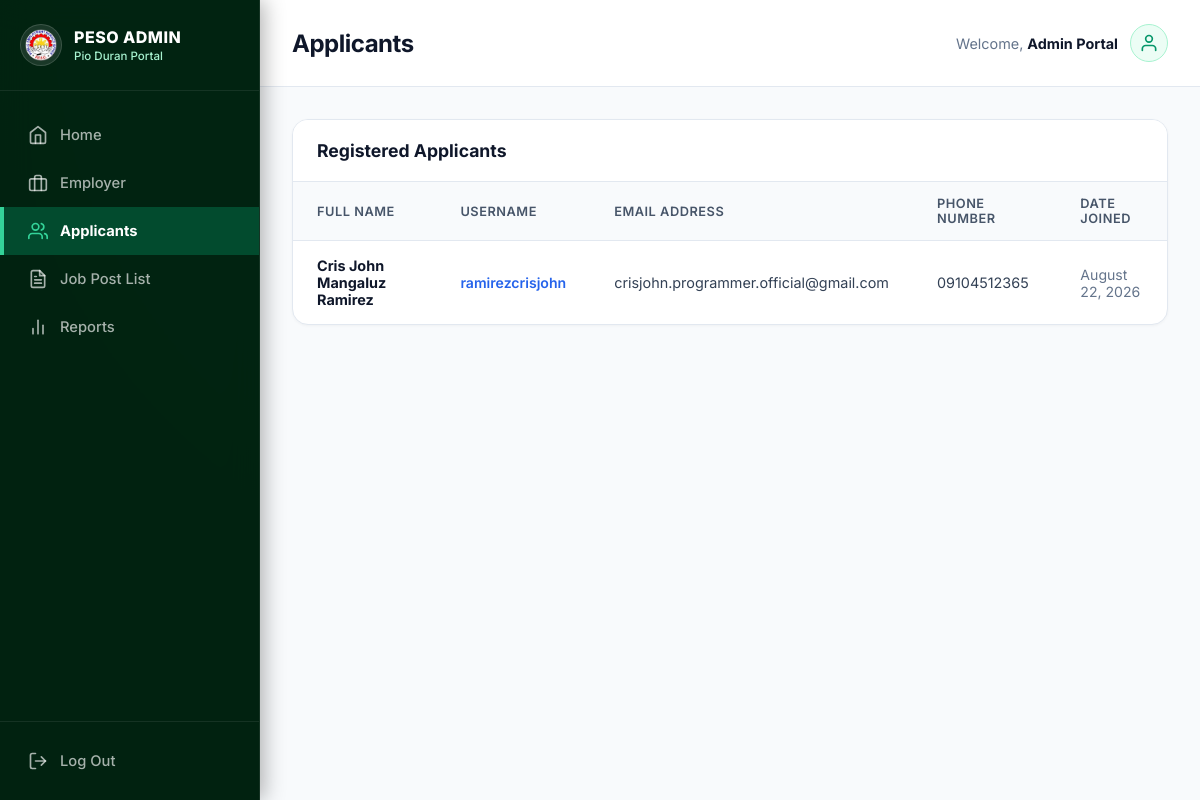
/peso/applicants/ (signed in), run on an earlier commit of the app's database.
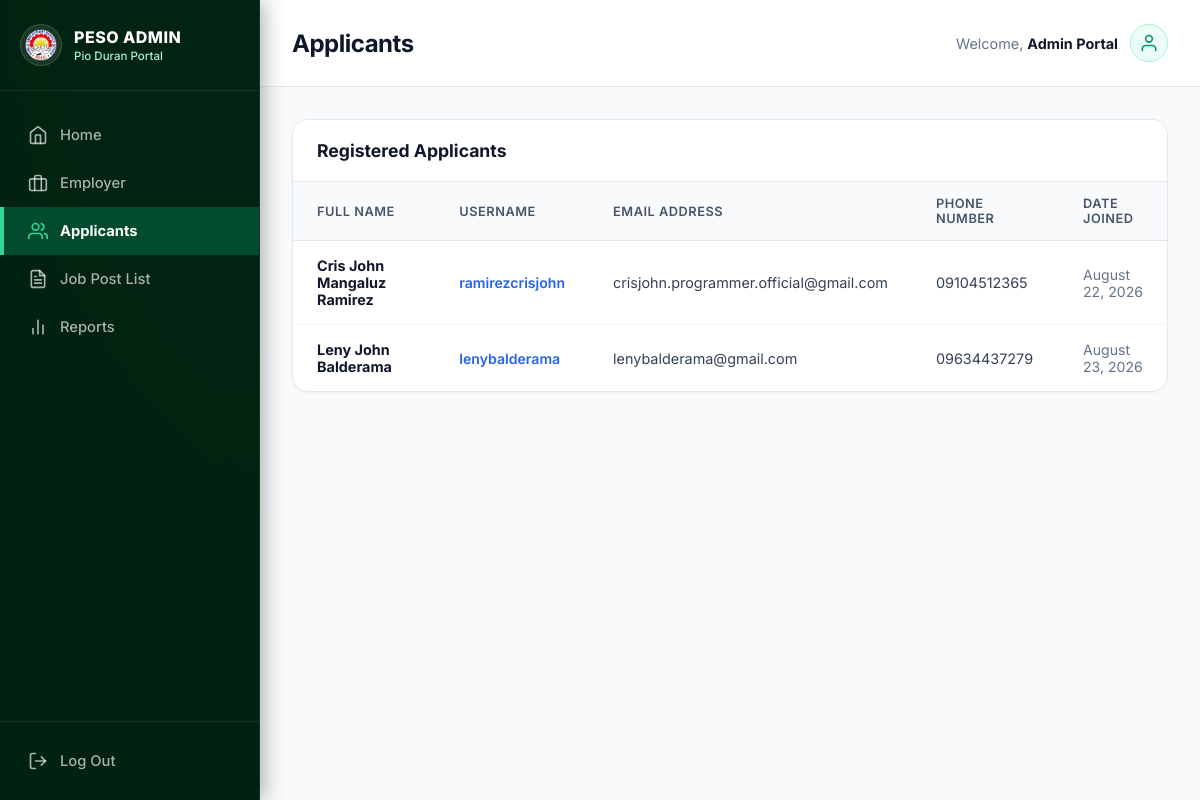
And on a later commit of the database.
### applicant/models.py (models this page shows, shortened)
class Applicant(models.Model):
    user = models.OneToOneField(
        User,
        on_delete=models.CASCADE,
        related_name="applicant_profile"
    )
    first_name = models.CharField(max_length=266)
    last_name = models.CharField(max_length=266)
    middle_name = models.CharField(max_length=266)
    email = models.EmailField(unique=True)
    phone_number = models.CharField(max_length=11)
    resume = models.FileField(upload_to="resume/")
    cover_letter = models.FileField(upload_to="cover/")

### user/models.py (models this page shows)
class User(AbstractUser):
    ROLE_CHOICES = (
        ("admin", "Admin"),
        ("employer", "Employer"),
        ("applicant", "Applicant"),
    )
    role = models.CharField(max_length=20, choices=ROLE_CHOICES, default="applicant")

### core/views.py (the view)
# urls.py: path("applicants/", views.applicant_list, name="applicant-list"),
@login_required(login_url="login_user")
def applicant_list(request):
    applicants = Applicant.objects.select_related("user").all()
    return render(request, "pages/applicant_list.html", {
        "applicants": applicants
    })

### core/templates/pages/applicant_list.html (shortened to what this page needs)
{% extends 'base.html' %}
{% load static %}
{% block content %}
<header class="content-header">
    <div class="page-title">
        <h2>Applicants</h2>
    </div>
    <div class="admin-profile">
        <span>Welcome, <strong>Admin Portal</strong></span>
        <div class="profile-badge">
            <svg viewBox="0 0 24 24" stroke-width="2" stroke-linecap="round" stroke-linejoin="round">
                <path d="M20 21v-2a4 4 0 0 0-4-4H8a4 4 0 0 0-4 4v2"></path>
                <circle cx="12" cy="7" r="4"></circle>
            </svg>
        </div>
    </div>
</header>
<div class="dashboard-workspace">
    <div class="data-card">
        <div class="data-card-header">
            <h3>Registered Applicants</h3>
        </div>
        <div class="table-responsive">
            <table>
                <thead>
                    <tr>
                        <th>Full Name</th>
                        <th>Username</th>
                        <th>Email Address</th>
                        <th>Phone Number</th>
                        <th>Date Joined</th>
                    </tr>
                </thead>
                <tbody>
                    {% for applicant in applicants %}
                    <tr>
                        <td>
                            <strong style="color: #0f172a;">
                                {{ applicant.first_name }}
                                {% if applicant.middle_name %}{{ applicant.middle_name }}{% endif %}
                                {{ applicant.last_name }}
                            </strong>
                        </td>
                        <td class="applicant-username">
                            {{ applicant.user.username }}
                        </td>
                        <td style="color: #334155;">
                            {{ applicant.email }}
                        </td>
                        <td style="color: #334155;">
                            {{ applicant.phone_number }}
                        </td>
                        <td class="date-joined">
                            {{ applicant.user.date_joined|date:"F d, Y" }}
                        </td>
                    </tr>
                    {% empty %}
                    <tr>
                        <td colspan="5" style="text-align: center; color: #64748b; padding: 40px 0;">
                            No active job seeker profiles logged in system database.
                        </td>
                    </tr>
                    {% endfor %}
                </tbody>
            </table>
        </div>
    </div>
</div>
{% endblock %}

What changed in the data, as far as the page shows it:
added Applicant: first_name "Leny", middle_name "John", last_name "Balderama", user.username "lenybalderama", email "lenybalderama@gmail.com", phone_number "09634437279", user.date_joined "August 23, 2026"
